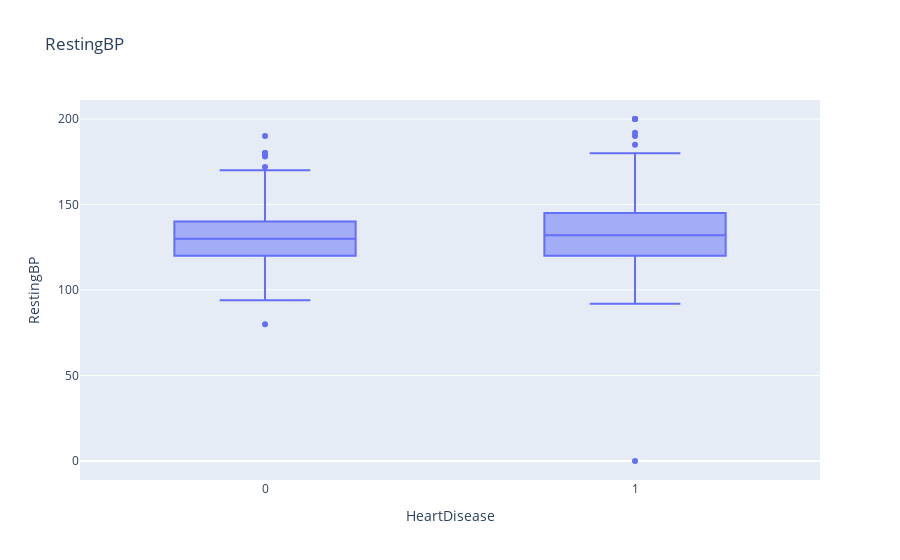

Source (notebook cell):
### Markdown cell above
some outliers are present in Age but not that high.

### Code cell
# Check for outliers in RestingBP
fig = px.box(df, y='RestingBP', x='HeartDisease', title='RestingBP')
fig.show()

### Figure 1 — Plotly figure (JSON) as saved in the notebook; plotly's stock layout.template omitted (floating-point values rounded to 4 significant figures; data arrays with more than 128 entries replaced by an {"elided": "..."} marker saying what was removed)
{"data": [{"alignmentgroup": "True", "hovertemplate": "HeartDisease=%{x}<br>RestingBP=%{y}<extra></extra>", "legendgroup": "", "marker": {"color": "#636efa"}, "name": "", "notched": false, "offsetgroup": "", "orientation": "v", "showlegend": false, "type": "box", "x": {"elided": "918 int values"}, "x0": " ", "xaxis": "x", "y": {"elided": "918 int values"}, "y0": " ", "yaxis": "y"}], "layout": {"boxmode": "group", "legend": {"tracegroupgap": 0}, "title": {"text": "RestingBP"}, "xaxis": {"anchor": "y", "domain": [0, 1], "title": {"text": "HeartDisease"}}, "yaxis": {"anchor": "x", "domain": [0, 1], "title": {"text": "RestingBP"}}}}
